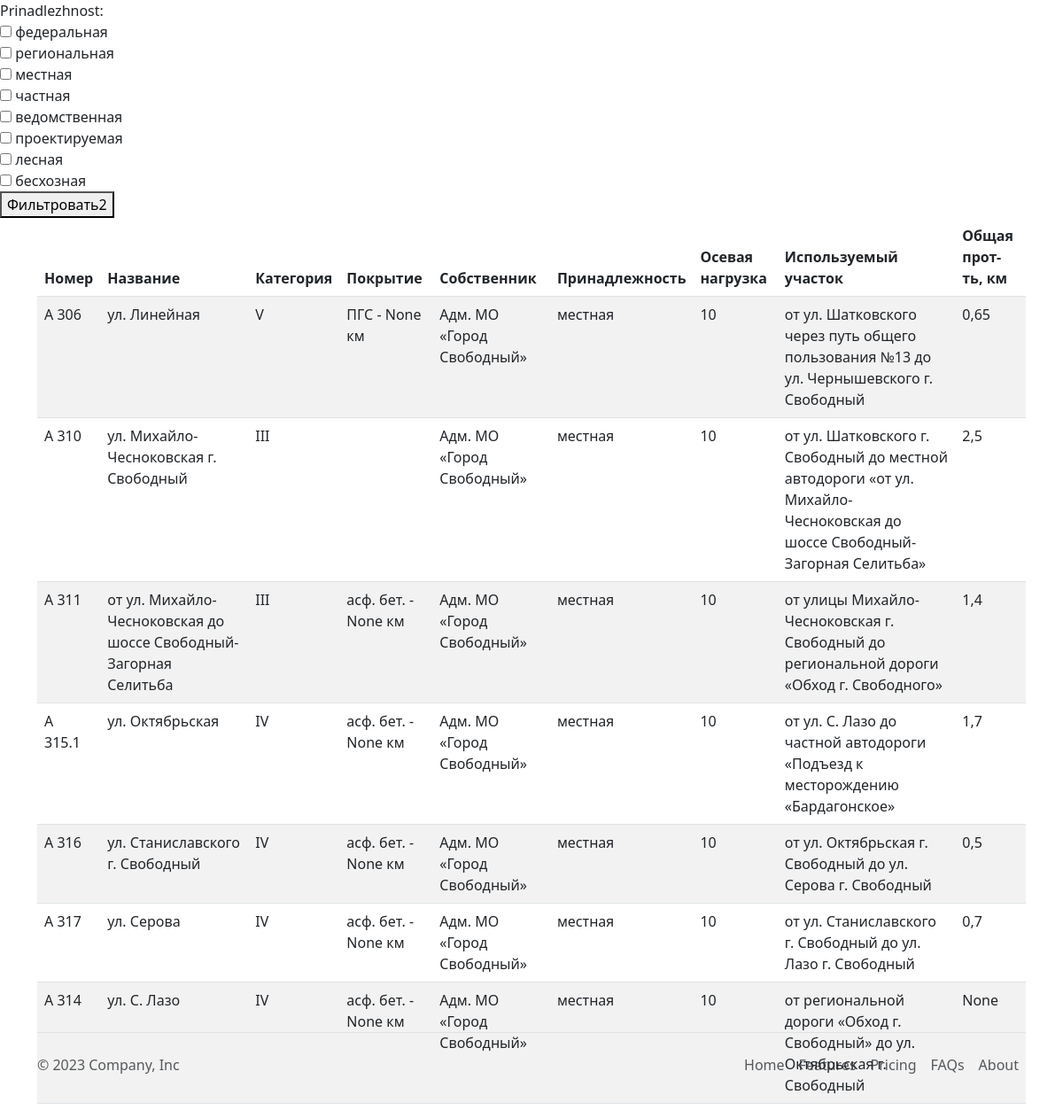
Before: /listroads/ with the older database file.
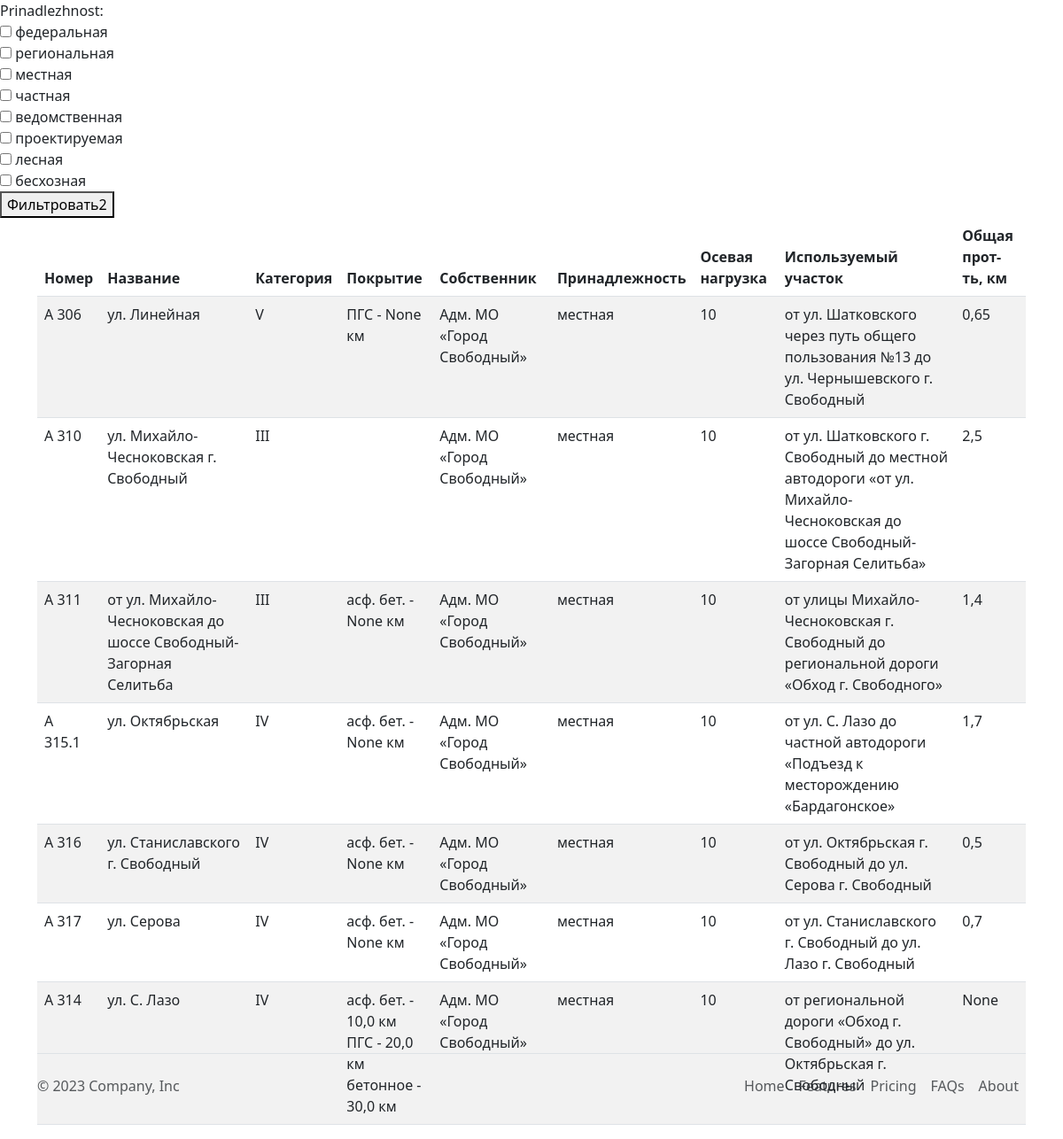
After: the same page with the newer database file.
### roads/models.py (models this page shows, shortened)
class Uchastok(models.Model):
    number = models.ForeignKey('Road', on_delete=models.PROTECT, verbose_name = 'Номер')
    subnumber = models.IntegerField(null=True, default=None, blank=True, verbose_name = 'Номер подучастка')
    km = models.CharField(max_length=255, verbose_name = 'Километры', null=True, default=None, blank=True)
    category = models.CharField(max_length=255, verbose_name = 'Категория', null=True, default=None, blank=True)
    osevaya_nagruzka = models.CharField(max_length=255, verbose_name = 'Осевая нагрузка', null=True, default=None, blank=True)
    start_uchastka = models.CharField(max_length=255, verbose_name = 'от', null=True, default=None, blank=True)
    end_uchastka = models.CharField(max_length=255, verbose_name = 'до', null=True, default=None, blank=True)
    full_lenght = models.FloatField(verbose_name = 'Протяженность', null=True, default=None, blank=True)
    objects_r = models.ManyToManyField('NameObject', verbose_name = 'Объекты', related_name='objects_names', null=True, default=None)
    etap_proekta = models.ManyToManyField('ObjectEtap', verbose_name = 'Этапы', related_name='etap_names', null=True, default=None)
    class Meta:
        verbose_name = 'Участок'
        verbose_name_plural = 'Участки'

class Road(models.Model):
    number = models.CharField(max_length=255, verbose_name = 'Номер', null=True, default=None, blank=True)
    name = models.CharField(max_length=255, verbose_name = 'Наименование', null=True, default=None, blank=True)
    owner = models.CharField(max_length=255, verbose_name = 'Собственник', null=True, default=None, blank=True)
    znachenie = models.ForeignKey('Znachenie', on_delete=models.SET_NULL, verbose_name = 'Значение', null=True, blank=True)
    class Meta:
        verbose_name = 'Дорога'
        verbose_name_plural = 'Дороги'

class PokrytieUchastka(models.Model):
    uchastok = models.ForeignKey('Uchastok', on_delete=models.PROTECT, verbose_name = 'Участок', related_name='pokr_uch')
    vid_pokrytia = models.ForeignKey('Pokrytie', on_delete=models.PROTECT, verbose_name = 'Вид покрытия')
    protyazhennost = models.FloatField(verbose_name = 'Протяженность вида покрытия', null=True, default=None, blank=True)
    class Meta:
        verbose_name = 'Покрытие на участке'
        verbose_name_plural = 'Покрытия на участках'

class Pokrytie(models.Model):
    pokrytie = models.CharField(max_length=255, verbose_name = 'Покрытие', null=True, default=None, blank=True)
    sokr_pokrytie = models.CharField(max_length=255, verbose_name = 'Сокращенное написание', null=True, default=None, blank=True)
    class Meta:
        verbose_name = 'Покрытие'
        verbose_name_plural = 'Покрытия'

class Znachenie(models.Model):
    znachenie = models.CharField(max_length=255, verbose_name='Значение', null=True, default=None, blank=True)
    def __str__(self):
        return self.znachenie
    class Meta:
        verbose_name = 'Значение'
        verbose_name_plural = 'Значения'

### roads/views.py (the view)
# urls.py: path('listroads/', RoadIndex.as_view(), name='listroads'),
class RoadIndex(ListView):
    model = Uchastok
    form_class = FilterForm
    template_name = 'roads/list_roads.html'
    context_object_name = 'roads'
    def get_context_data(self, **kwargs):
        context = super(RoadIndex, self).get_context_data(**kwargs)
        context['form'] = FilterForm()
        return context

### roads/forms.py
class FilterForm(forms.Form):
    prinadlezhnost = forms.ModelChoiceField(queryset=Znachenie.objects.all(), widget=CheckboxSelectMultiple)

### roads/templates/roads/list_roads.html
{% extends 'roads/base.html' %}
{% block content %}
<form action="{% url 'filterlistroads' %}" method="get">
    {{ form }}
    <button type="submit">Фильтровать2</button>
</form>
<div class="container">
    <table class="table table-striped">
        <thead class="thead-dark">
            <tr>
                <th scope="col">Номер</th>
                <th scope="col">Название</th>
                <th scope="col">Категория</th>
                <th scope="col">Покрытие</th>
                <th scope="col">Собственник</th>
                <th scope="col">Принадлежность</th>
                <th scope="col">Осевая нагрузка</th>
                <th scope="col">Используемый участок</th>
                <th scope="col">Общая прот-ть, км</th>
            </tr>
        </thead>
        <tbody>
            {% for r in roads %}
            <tr>
                {% if r.subnumber %}
                <td>{{ r.number.number }}.{{ r.subnumber }}</td>
                {% else %}
                <td>{{ r.number.number }}</td>
                {% endif %}
                {% if r.km %}
                <td>{{ r.number.name }}<br> {{ r.km }}</td>
                {% else %}
                <td>{{ r.number.name }}</td>
                {% endif %}
                <td>{{ r.category }}</td>
                <td>{% for p in  r.pokr_uch.all %}
                    {{ p.vid_pokrytia.sokr_pokrytie }} - {{ p.protyazhennost }} км <br>
                    {% endfor %}</td>
                <td>{{ r.number.owner }}</td>
                <td>{{ r.number.znachenie }}</td>
                <td>{{ r.osevaya_nagruzka }}</td>
                <td>от {{ r.start_uchastka }} до {{ r.end_uchastka }}</td>
                <td>{{ r.full_lenght }}</td>
            </tr>
            {% endfor %}
        </tbody>
    </table>
</div>
{% endblock %}

Changed rows visible on the page:
changed PokrytieUchastka (number 6 of 8 on the later page): protyazhennost "None" → "10,0"
added PokrytieUchastka: vid_pokrytia.sokr_pokrytie "ПГС", protyazhennost "20,0", shown under Uchastok "региональной дороги «Обход г. Свободный»"
added PokrytieUchastka: vid_pokrytia.sokr_pokrytie "бетонное", protyazhennost "30,0", shown under Uchastok "региональной дороги «Обход г. Свободный»"
